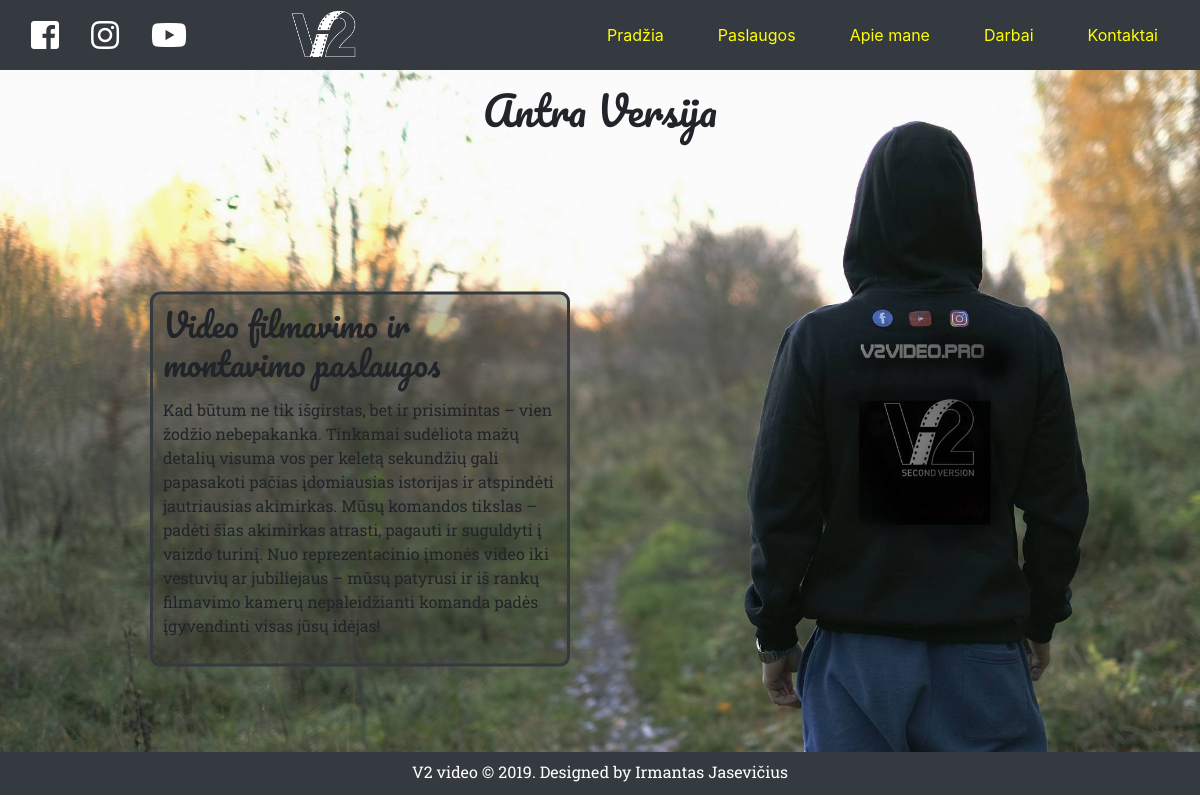
The page / on the database its author committed.
### tables this page shows
CREATE TABLE `pradinis` (
  `id` int(11) NOT NULL,
  `title` tinytext NOT NULL,
  `subtitle` tinytext NOT NULL,
  `textas` text NOT NULL
);

### db-funkcijos.php (called while the page is built, shortened)
<?php
$prisijungimas = mysqli_connect(HOST, USER, PASSWORD, NAME );
function getPrisijungimas() {
    global $prisijungimas;
    return $prisijungimas;
}
function getPradinis($nr){
    $nr = htmlspecialchars(strip_tags($nr), ENT_QUOTES);
    $manoSQL = "SELECT * FROM pradinis WHERE id = $nr";
    $rezultatai = mysqli_query(  getPrisijungimas(),    $manoSQL );
    $rezultatai_masyvas = mysqli_fetch_assoc($rezultatai);
    return $rezultatai_masyvas;
}
 ?>

### index.php (the view, shortened to what this page needs)
<?php
require_once("head.php");
require_once("header.php");
require_once("db-funkcijos.php");
$pradinis = getPradinis(1);
?>
<div class="container-fluid">
  <div class="row ">
    <div class="d-flex col bg-foto">
      <h1 class="position-absolute mt-3"><?php echo $pradinis["title"]?></h1>
      <article class="position-index-article plotis-30 index-article">
      <h2 class="mb-3"><?php echo $pradinis["subtitle"]?></h2>
      <p ><?php echo $pradinis["textas"]?></p>
      </article>
    </div>
  </div>
</div>
<?php require_once("footer.php"); ?>

### css/master.css (style rules this page uses)
* { box-sizing:border-box; }
html { height: auto; }
.plotis-30 { width: 30%; }
.position-relative { position: relative; }
.position-absolute { position: absolute; left: 50%; transform: translate(-50%); }
div.bg-foto { background-image: url("../img/fonas.jpg"); height: 85.3vh; background-position-y: center; background-repeat: no-repeat; background-blend-mode: luminosity; -webkit-background-size: cover; -moz-background-size: cover; -o-background-size: cover; background-size: cover; margin: 0; }
.index-article { background-color: rgba(48, 48, 40, 0.3); border: 3px solid #343a40; border-radius: 10px; padding: 10px; }
.position-index-article { position: absolute; left: 30%; top: 50%; transform: translate(-50%, -50%); height: auto; }
h1, h2, h4 { font-family: 'Pacifico', cursive; }
p { font-family: 'Roboto Slab', serif; }
@media (max-width: 1280px) { .position-index-article { position: absolute; left: 30%; top: 60%; transform: translate(-50%, -50%); height: auto; width: 35%; } }

### rows shown on the page
pradinis: title "Antra Versija", subtitle "Video filmavimo ir montavimo paslaugos", textas "Kad būtum ne tik išgirstas, bet ir prisimintas – vien žodžio nebepakanka. Tinkamai sudėliota mažų detalių visuma vos per keletą sekundžių gali papasakoti pačias įdomiausias istorijas ir atspindėti jautriausias akimirkas. Mūsų komandos tikslas – padėti šias akimirkas atrasti, pagauti ir suguldyti į vaizdo turinį. Nuo reprezentacinio įmonės video iki vestuvių ar jubiliejaus – mūsų patyrusi ir iš rankų filmavimo kamerų nepaleidžianti komanda padės įgyvendinti visas jūsų idėjas!"
